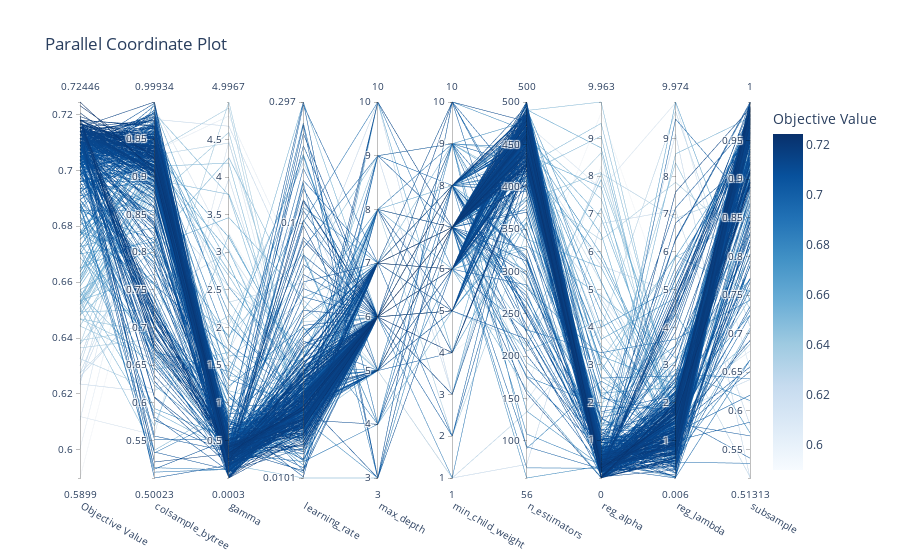

Notebook cell for this chart:
### Code cell
optuna.visualization.plot_parallel_coordinate(study)

### Figure 1 — Plotly figure (JSON) as saved in the notebook; plotly's stock layout.template omitted (floating-point values rounded to 4 significant figures; data arrays with more than 128 entries replaced by an {"elided": "..."} marker saying what was removed)
{"data": [{"dimensions": [{"label": "Objective Value", "range": [0.5899, 0.7245], "values": {"elided": "400 float values"}}, {"label": "colsample_bytree", "range": [0.5002, 0.9993], "values": {"elided": "400 float values"}}, {"label": "gamma", "range": [0.0002659, 4.997], "values": {"elided": "400 float values"}}, {"label": "learning_rate", "range": [-1.994, -0.5272], "ticktext": ["0.0101", "0.1", "0.297"], "tickvals": [-1.994, -1, -0.5272], "values": {"elided": "400 float values"}}, {"label": "max_depth", "range": [3, 10], "values": {"elided": "400 int values"}}, {"label": "min_child_weight", "range": [1, 10], "values": {"elided": "400 int values"}}, {"label": "n_estimators", "range": [56, 500], "values": {"elided": "400 int values"}}, {"label": "reg_alpha", "range": [0.0004801, 9.963], "values": {"elided": "400 float values"}}, {"label": "reg_lambda", "range": [0.00572, 9.974], "values": {"elided": "400 float values"}}, {"label": "subsample", "range": [0.5131, 1.0], "values": {"elided": "400 float values"}}], "labelangle": 30, "labelside": "bottom", "line": {"color": {"elided": "400 float values"}, "colorbar": {"title": {"text": "Objective Value"}}, "colorscale": [[0, "rgb(247,251,255)"], [0.125, "rgb(222,235,247)"], [0.25, "rgb(198,219,239)"], [0.375, "rgb(158,202,225)"], [0.5, "rgb(107,174,214)"], [0.625, "rgb(66,146,198)"], [0.75, "rgb(33,113,181)"], [0.875, "rgb(8,81,156)"], [1, "rgb(8,48,107)"]], "reversescale": false, "showscale": true}, "type": "parcoords"}], "layout": {"title": {"text": "Parallel Coordinate Plot"}}}
